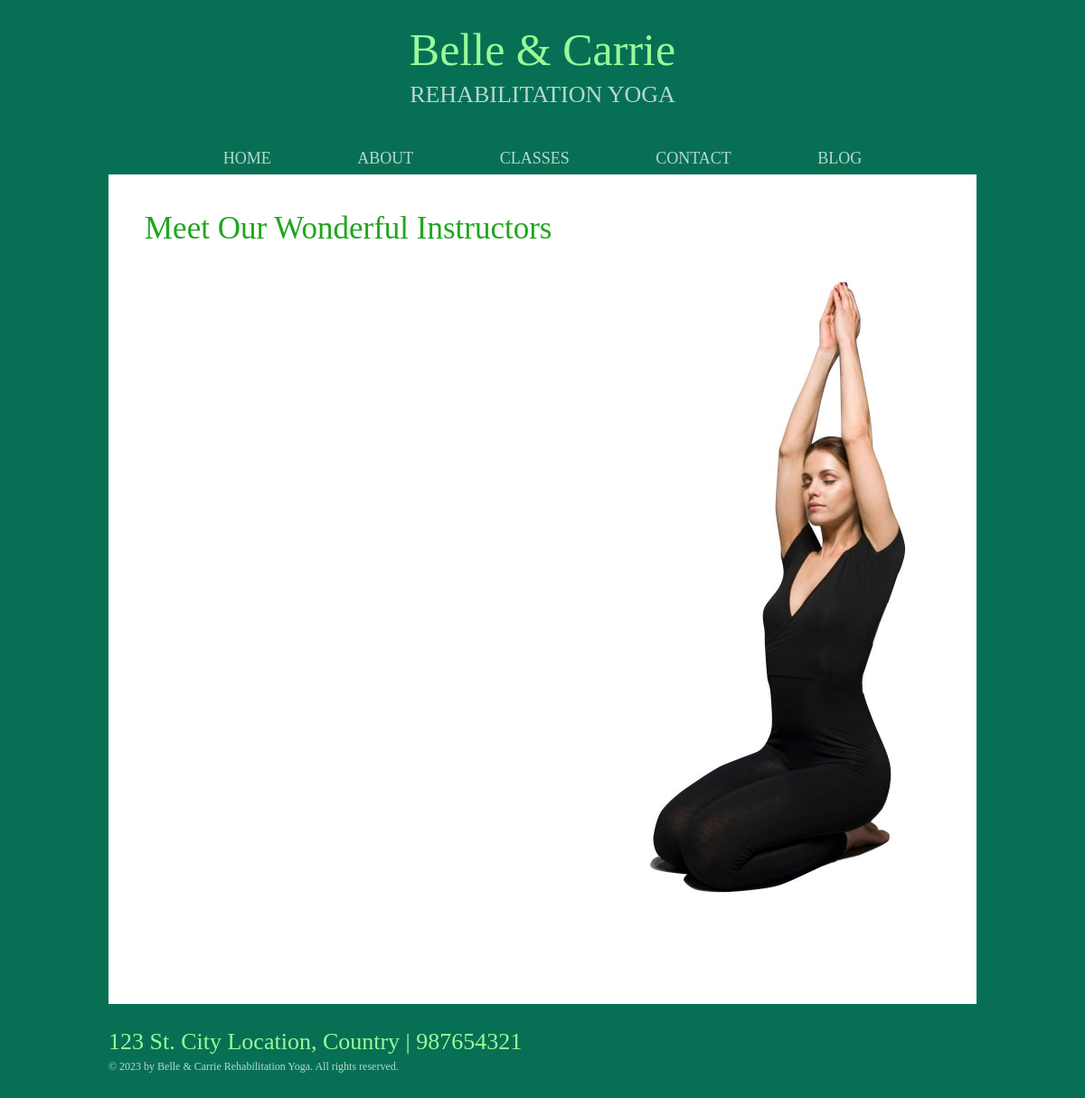
Before: /yoga_classes/instructors/ with the older database file.
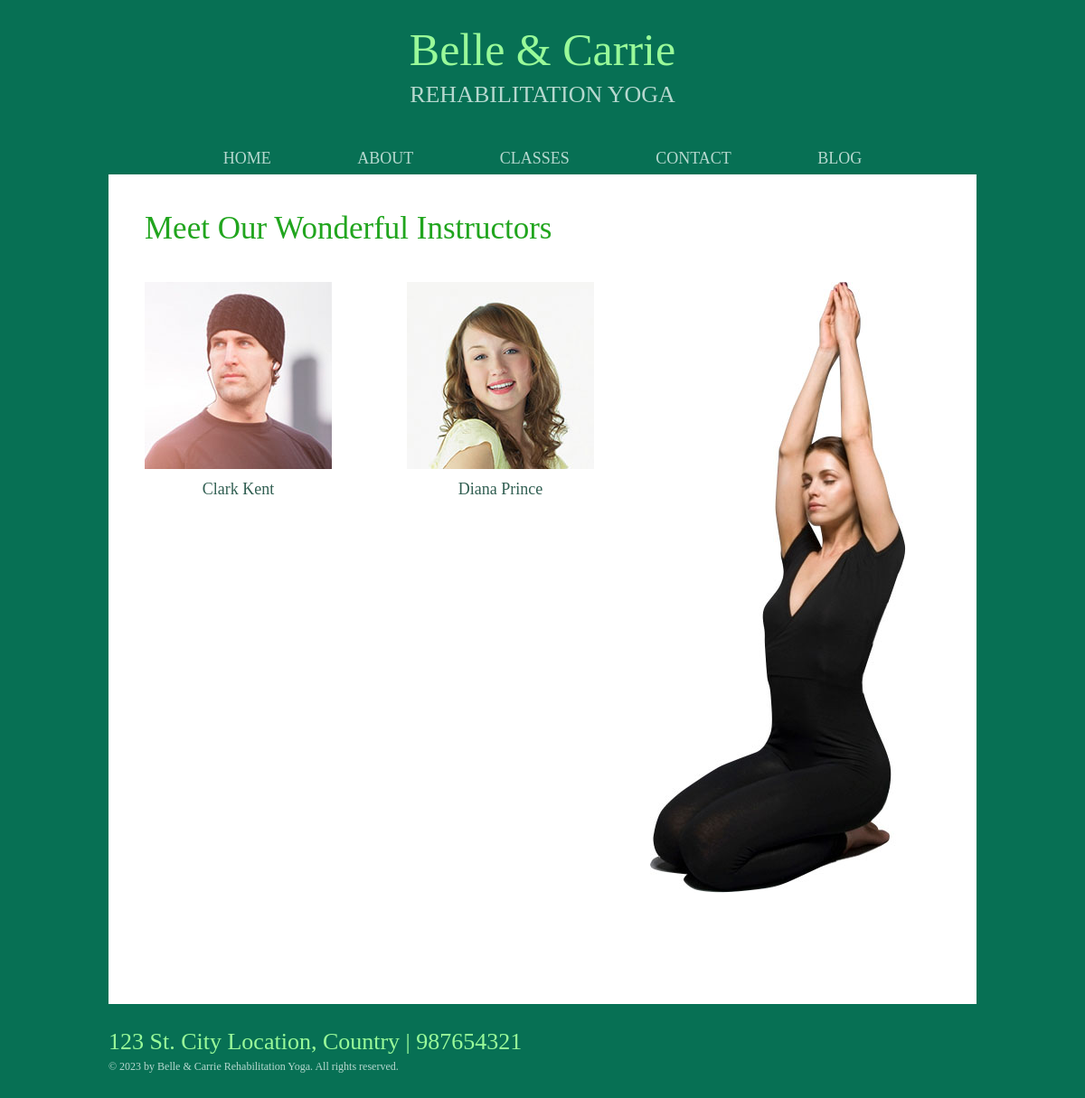
After: the same page with the newer database file.
### yoga_classes/models.py (models this page shows, shortened)
class Instructor(models.Model):
    instructor_name = models.CharField(max_length=200)
    image = models.ImageField(upload_to='images')

### yoga_classes/views.py (the view)
# urls.py: path('instructors/', views.instructors, name='instructors'),
def instructors(request):
    tutor = Instructor.objects.all()
    return render(request, 'yoga_classes/instructors.html', {'tutor': tutor})

### yoga_classes/templates/yoga_classes/instructors.html (shortened to what this page needs)
{% load static %}
<!DOCTYPE html>
<html>
<head>
	<link rel="stylesheet" href="{% static 'css/style.css' %}">
	<link rel="stylesheet" href="{% static 'css/mobile.css' %}">
</head>
<body>
	<div id="header">
		<h1><a href="{% url 'yoga_home:homepage' %}">Belle &amp; Carrie <span>Rehabilitation Yoga</span></a></h1>
		<ul id="navigation">
			<li>
				<a href="{% url 'yoga_home:homepage' %}">Home</a>
			</li>
			<li>
				<a href="{% url 'yoga_about:about' %}">About</a>
			</li>
			<li>
				<a href="{% url 'yoga_classes:classes' %}">Classes</a>
			</li>
			<li>
				<a href="{% url 'yoga_contact:contact' %}">Contact</a>
			</li>
			<li>
				<a href="{% url 'yoga_blog:blog' %}">Blog</a>
			</li>
		</ul>
	</div>
	<div id="body">
		<h2>Meet Our Wonderful Instructors</h2>
		<div class="content">
			<div>
				<ul class="section">
					{% for tut in tutor %}
					<li>
						<img src="{{tut.image.url}}" alt="yogi">
						<h4>{{tut.instructor_name}}</h4>
					</li>
					{% endfor %}
				</ul>
			</div>
			<img src="{% static 'yoga_classes/media/lady-in-yoga.jpg' %}" alt="lady doing yoga" class="figure">
		</div>
	</div>
	<div id="footer">
		<div>
			<span>123 St. City Location, Country | 987654321</span>
			<p>
				&copy; 2023 by Belle &amp; Carrie Rehabilitation Yoga. All rights reserved.
			</p>
		</div>
		<div id="connect">
			<a href="https://freewebsitetemplates.com/go/facebook/" id="facebook" target="_blank">Facebook</a>
			<a href="https://freewebsitetemplates.com/go/twitter/" id="twitter" target="_blank">Twitter</a>
			<a href="https://freewebsitetemplates.com/go/googleplus/" id="googleplus" target="_blank">Google&#43;</a>
			<a href="https://freewebsitetemplates.com/go/pinterest/" id="pinterest" target="_blank">Pinterest</a>
		</div>
	</div>
</body>
</html>

### yoga_blog/static/css/style.css (style rules this page uses)
body { background: #077054; color: #315f52; font-family: 'latoregular'; font-size: 14px; margin: 0; padding: 0; }
a { outline: none; }
img { border: none; }
p { line-height: 30px; margin: 0; }
#header { margin: 0 auto; max-width: 960px; }
#header h1 { font-size: 50px; font-weight: normal; line-height: 50px; margin: 0; padding: 30px 0; text-align: center; }
#header h1 a { color: #99fa99; text-decoration: none; }
#header h1 a span { color: #b6d8cf; display: block; font-family: 'nixie_oneregular'; font-size: 26px; text-transform: uppercase; }
#header ul#navigation { list-style: none; margin: 0; padding: 0; text-align: center; }
#header ul#navigation li { display: inline; line-height: 30px; position: relative; }
#header ul#navigation li a { color: #b6d8cf; font-size: 18px; padding: 0 46px; text-align: center; text-decoration: none; text-transform: uppercase; }
#body { background: #ffffff; margin: 1px auto 0; max-width: 880px; min-height: 827px; overflow: hidden; padding: 45px 40px 46px; }
#body > h2 { color: #21a51e; font-family: 'nixie_oneregular'; font-size: 35px; font-weight: normal; line-height: 30px; margin: 0; padding: 0 0 44px; }
#body img.figure { display: block; float: right; margin: 74px 38px 46px 0; max-width: 100%; width: auto; }
#body div.content { overflow: hidden; }
#body div.content > div { float: left; width: 510px; }
#body div.content img.figure { margin: 0 38px 46px 0; }
#body div.content div ul { list-style: none; margin: 0; overflow: hidden; padding: 0 0 65px; }
#body div.content div ul li { float: left; margin: 0 0 0 83px; width: 207px; }
#body div.content div ul li:first-child { margin: 0; }
#body div.content div ul li img { display: block; max-width: 100%; width: auto; }
#body div.content div ul li h4 { font-family: 'nixie_oneregular'; font-size: 18px; font-weight: normal; margin: 0; padding: 12px 0 0; text-align: center; }
#footer { margin: 0 auto; max-width: 960px; overflow: hidden; padding: 30px 0 60px; }
#footer div { float: left; width: 500px; }
#footer div span { color: #99fa99; display: block; font-size: 26px; line-height: 24px; }
#footer div p { color: #b6d8cf; font-size: 12px; line-height: 30px; }
#footer div#connect { float: right; overflow: hidden; width: auto; }
#footer div#connect a { background: url(../images/icons.png) no-repeat; display: block; float: left; text-indent: -99999px; }
#footer div#connect a#facebook { background-position: 0 0; height: 30px; width: 16px; }
#footer div#connect a#twitter { background-position: 0 -30px; height: 30px; margin: 0 0 0 28px; width: 37px; }
#footer div#connect a#googleplus { background-position: 0 -61px; height: 32px; margin: 0 0 0 19px; width: 32px; }
#footer div#connect a#pinterest { background-position: 0 -94px; height: 30px; margin: 0 0 0 23px; width: 30px; }

Changed rows visible on the page:
added Instructor: image (picture), instructor_name "Clark Kent"
added Instructor: image (picture), instructor_name "Diana Prince"
